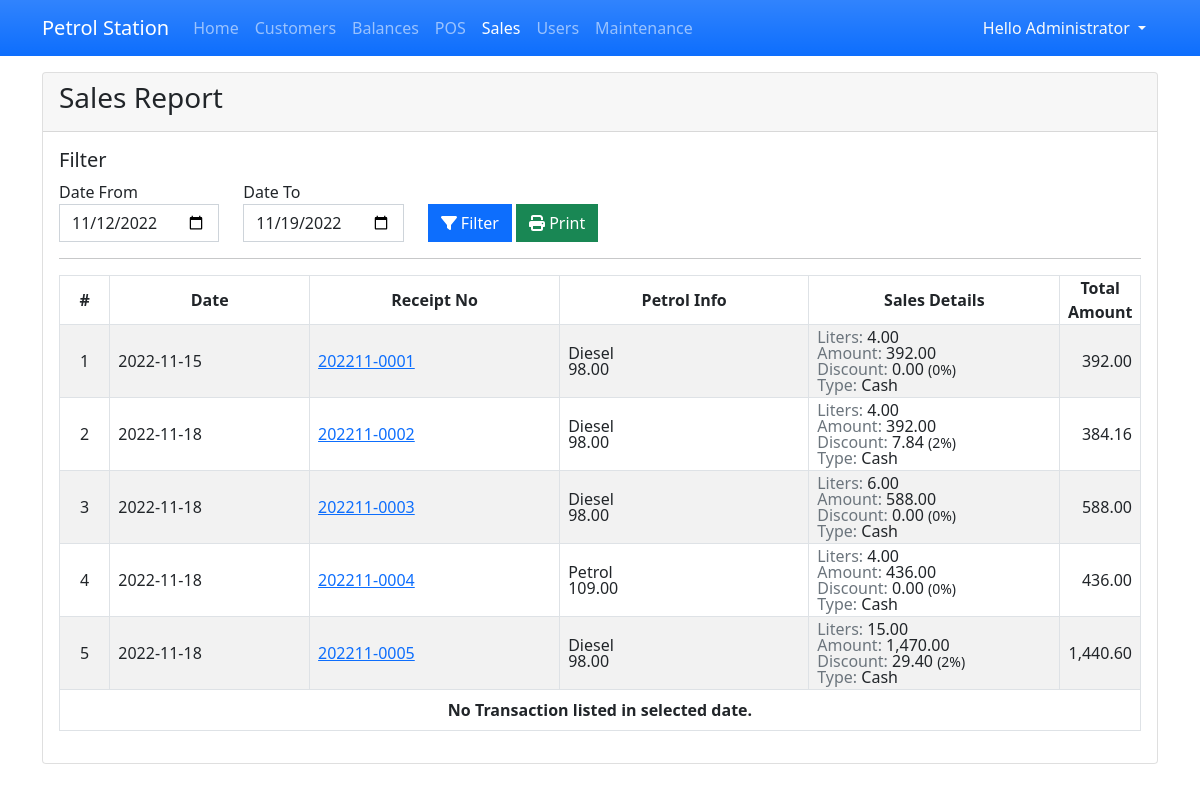
Page /?page=sales_report (signed in) on the committed database.
### tables this page shows
CREATE TABLE `transaction_list` (
            `transaction_id` INTEGER NOT NULL PRIMARY KEY AUTOINCREMENT,
            `customer_id` INTEGER NOT NULL,
            `receipt_no` TEXT NOT NULL,
            `petrol_type_id` TEXT NOT NULL,
            `price` REAL NOT NULL,
            `liter` REAL NOT NULL,
            `amount` REAL NOT NULL,
            `discount` REAL NOT NULL,
            `total` REAL NOT NULL DEFAULT 0,
            `tendered_amount` REAL NOT NULL DEFAULT 0,
            `change` REAL NOT NULL DEFAULT 0,
            `type` INTEGER NOT NULL DEFAULT 1,
            `date_added` TIMESTAMP NOT NULL DEFAULT CURRENT_TIMESTAMP,
            `user_id` INTEGER NOT NULL DEFAULT 1,
            FOREIGN KEY(`user_id`) REFERENCES `user_list`(`user_id`) ON DELETE SET NULL,
            FOREIGN KEY(`petrol_type_id`) REFERENCES `petrol_type_list`(`petrol_type_id`) ON DELETE SET NULL,
            FOREIGN KEY(`customer_id`) REFERENCES `customer_list`(`customer_id`) ON DELETE SET NULL
        );

CREATE TABLE `petrol_type_list` (
            `petrol_type_id` INTEGER NOT NULL PRIMARY KEY AUTOINCREMENT,
            `name` TEXT NOT NULL,
            `price` REAL NOT NULL,
            `status` INTEGER NOT NULL DEFAULT 1
        );

### sales_report.php (the view, shortened to what this page needs)
<?php
$dfrom = isset($_GET['date_from']) ? $_GET['date_from'] : date("Y-m-d",strtotime(date("Y-m-d")." -1 week"));
$dto = isset($_GET['date_to']) ? $_GET['date_to'] : date("Y-m-d");
?>
<div class="card">
    <div class="card-header d-flex justify-content-between">
        <h3 class="card-title">Sales Report</h3>
    </div>
    <div class="card-body">
        <h5>Filter</h5>
        <div class="row align-items-end">
            <div class="form-group col-md-2">
                <label for="date_from" class="control-label">Date From</label>
                <input type="date" name="date_from" id="date_from" value="<?php echo $dfrom ?>" class="form-control rounded-0">
            </div>
            <div class="form-group col-md-2">
                <label for="date_to" class="control-label">Date To</label>
                <input type="date" name="date_to" id="date_to" value="<?php echo $dto ?>" class="form-control rounded-0">
            </div>
            <div class="form-group col-md-4 d-flex">
                <div class="col-auto">
                    <button class="btn btn-primary rounded-0" id="filter" type="button"><i class="fa fa-filter"></i> Filter</button>
                    <button class="btn btn-success rounded-0" id="print" type="button"><i class="fa fa-print"></i> Print</button>
                </div>
            </div>
        </div>
        <hr>
        <div id="outprint">
        <table class="table table-hover table-striped table-bordered">
            <colgroup>
                <col width="5%">
                <col width="20%">
                <col width="25%">
                <col width="25%">
                <col width="25%">
                <col width="25%">
            </colgroup>
            <thead>
                <tr>
                    <th class="text-center p-0">#</th>
                    <th class="text-center p-0">Date</th>
                    <th class="text-center p-0">Receipt No</th>
                    <th class="text-center p-0">Petrol Info</th>
                    <th class="text-center p-0">Sales Details</th>
                    <th class="text-center p-0">Total Amount</th>
                </tr>
            </thead>
            <tbody>
                <?php
                $user_where = "";
                $sql = "SELECT t.*,p.name as petrol FROM  `transaction_list` t inner join petrol_type_list p on t.petrol_type_id = p.petrol_type_id where date(t.date_added) between '{$dfrom}' and '{$dto}' {$user_where}  order by strftime('%s',date_added) asc";
                $qry = $conn->query($sql);
                $i = 1;
                    while($row = $qry->fetchArray()):
                ?>
                <tr>
                    <td class="text-center p-1"><?php echo $i++; ?></td>
                    <td class="py-1 px-2"><?php echo date("Y-m-d",strtotime($row['date_added'])) ?></td>
                    <td class="py-1 px-2"><a href="javascript:void(0)" class="view_data" data-id="<?php echo $row['transaction_id'] ?>"><?php echo $row['receipt_no'] ?></a></td>
                    <td class="py-1 px-2">
                        <div class="lh-1">
                            <span><?php echo $row['petrol'] ?></span><br>
                            <span><?php echo number_format($row['price'],2) ?></span>
                        </div>
                    </td>
                    <td class="py-1 px-2">
                        <div class="lh-1">
                            <span><span class="text-muted">Liters: </span><?php echo number_format($row['liter'],2) ?></span><br>
                            <span><span class="text-muted">Amount: </span><?php echo number_format($row['amount'],2) ?></span><br>
                            <span><span class="text-muted">Discount: </span><?php echo number_format($row['amount'] * ($row['discount'] / 100),2) ?> <small>(<?php echo $row['discount'] ?>%)</small></span><br>
                            <span><span class="text-muted">Type: </span><?php echo $row['type'] == 1? 'Cash' : 'Credit' ?></span>
                        </div>
                    </td>
                    <td class="py-1 px-2 text-end"><?php echo number_format($row['total'],2) ?></td>
                </tr>
                <?php endwhile; ?>
                <?php if(!$qry->fetchArray()): ?>
                    <th colspan="6"><center>No Transaction listed in selected date.</center></th>
                <?php endif; ?>
            </tbody>
        </table>
        </div>
    </div>
</div>

### index.php (style rules this page uses)
:root { --bs-success-rgb:71, 222, 152 !important; }
html,body { height:100%; width:100%; }

### rows in the picture
transaction_list: date_added "2022-11-15", receipt_no "202211-0001", petrol_type.name "Diesel", price "98.00", liter "4.00", amount "392.00", $row['amount'] * ($row['discount'] / 100) "0.00", discount "0", type "Cash", total "392.00"
transaction_list: date_added "2022-11-18", receipt_no "202211-0002", petrol_type.name "Diesel", price "98.00", liter "4.00", amount "392.00", $row['amount'] * ($row['discount'] / 100) "7.84", discount "2", type "Cash", total "384.16"
transaction_list: date_added "2022-11-18", receipt_no "202211-0003", petrol_type.name "Diesel", price "98.00", liter "6.00", amount "588.00", $row['amount'] * ($row['discount'] / 100) "0.00", discount "0", type "Cash", total "588.00"
transaction_list: date_added "2022-11-18", receipt_no "202211-0004", petrol_type.name "Petrol", price "109.00", liter "4.00", amount "436.00", $row['amount'] * ($row['discount'] / 100) "0.00", discount "0", type "Cash", total "436.00"
transaction_list: date_added "2022-11-18", receipt_no "202211-0005", petrol_type.name "Diesel", price "98.00", liter "15.00", amount "1,470.00", $row['amount'] * ($row['discount'] / 100) "29.40", discount "2", type "Cash", total "1,440.60"

### other values in the picture
$_SESSION['fullname'] "Administrator"
